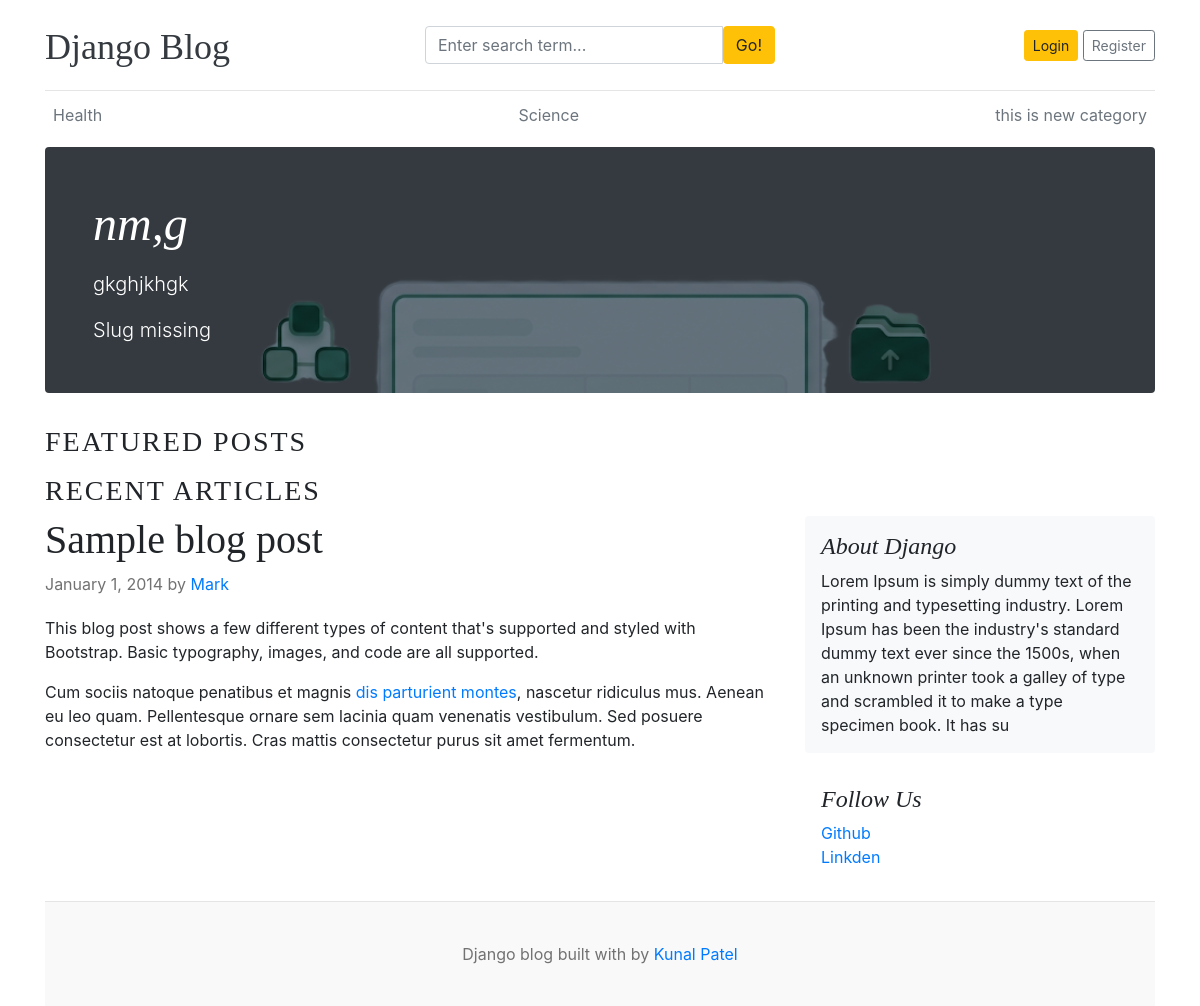
The page / on the database its author committed.
### blogs/models.py (models this page shows, shortened)
class Category(models.Model):
    category_name = models.CharField(max_length=50, unique=True)
    created_at = models.DateTimeField(auto_now_add=True)
    updated_at = models.DateTimeField(auto_now=True)
    class Meta:
        verbose_name_plural = 'categories'

class Blog(models.Model):
    title = models.CharField(max_length=100)
    slug = models.SlugField(max_length=150, unique=True, blank=True)
    category = models.ForeignKey(Category, on_delete=models.CASCADE)
    author = models.ForeignKey(User, on_delete=models.CASCADE)
    featured_image = models.ImageField(upload_to='uploads/%Y/%m/%d')
    short_description = models.TextField(max_length=500)
    blog_body = models.TextField(max_length=2000)
    status = models.CharField(max_length=20, choices=STATUS_CHOICES, default="Draft")
    is_featured = models.BooleanField(default=False)
    created_at = models.DateTimeField(auto_now_add=True)
    updated_at = models.DateTimeField(auto_now=True)

### assignments/models.py (models this page shows, shortened)
class About(models.Model):
    about_heading = models.CharField(max_length=25)
    about_description = models.TextField(max_length=255)
    created_at = models.DateTimeField(auto_now_add=True)
    updated_at = models.DateTimeField(auto_now=True)
    class Meta:
        verbose_name_plural = 'About'

class SocialLink(models.Model):
    platform = models.CharField(max_length=25)
    link = models.URLField(max_length=100)
    created_at = models.DateTimeField(auto_now_add=True)
    updated_at = models.DateTimeField(auto_now=True)

### blog_main/views.py (the view)
# urls.py: 2. Add a URL to urlpatterns:  path('', views.home, name='home')
def home(request):
    featured_posts = Blog.objects.filter(is_featured=True, status='Published').order_by('updated_at')
    posts = Blog.objects.filter(is_featured=False, status='Published')
    try:
        about = About.objects.get()
    except:
        about = None
    context = {
        'featured_posts':featured_posts,
        'posts': posts,
        'about': about,
    }
    return render(request, 'home.html', context)

### blogs/context_processors.py (called while the page is built)
def get_categories(request):
    categories = Category.objects.all()
    return dict(categories=categories)

def get_social_links(request):
    social_links  = SocialLink.objects.all()
    return dict(social_links=social_links)

### templates/home.html (shortened to what this page needs)
{% extends 'base.html' %}
{% block content %}
  {% for post in featured_posts %}
    {% if forloop.first %}
      <div class="jumbotron p-3 p-md-5 text-white rounded bg-dark"
           style="background-image: url({{ post.featured_image.url }});
                  background-blend-mode: overlay;
                  background-size: cover;">
        <div class="col-md-8 px-0">
          <h1 class="display-4 font-italic">{{ post.title }}</h1>
          <p class="lead my-3">{{ post.short_description | truncatewords:10 }}</p>
          <p class="lead mb-0">
            {% if post.slug %}
              <a href="{% url 'blogs' post.slug %}" class="text-white font-weight-bold">Continue reading...</a>
            {% else %}
              <span class="text-white">Slug missing</span>
            {% endif %}
          </p>
        </div>
      </div>
    {% endif %}
  {% endfor %}
  <h3 class="text-uppercase text working" style="letter-spacing: 2px;">Featured Posts</h3>
  <h3 class="text-uppercase text working" style="letter-spacing: 2px;">Recent Articles</h3>
  <main role="main" class="container p-0">
    <div class="row">
      <div class="col-md-8 blog-main">
        <div class="blog-post">
          <h2 class="blog-post-title">Sample blog post</h2>
          <p class="blog-post-meta">January 1, 2014 by <a href="#">Mark</a></p>
          <p>This blog post shows a few different types of content that's supported and styled with Bootstrap. Basic typography, images, and code are all supported.</p>
          <p>Cum sociis natoque penatibus et magnis <a href="#">dis parturient montes</a>, nascetur ridiculus mus. Aenean eu leo quam. Pellentesque ornare sem lacinia quam venenatis vestibulum. Sed posuere consectetur est at lobortis. Cras mattis consectetur purus sit amet fermentum.</p>
        </div>
      </div>
      <aside class="col-md-4 blog-sidebar">
        <div class="p-3 mb-3 bg-light rounded">
          <h4 class="font-italic">{{ about.about_heading }}</h4>
          <p class="mb-0">{{ about.about_description }}</p>
        </div>
        {% if social_links %}
        <div class="p-3">
          <h4 class="font-italic">Follow Us</h4>
          <ol class="list-unstyled">
            {% for i in social_links %}
            <li><a href="{{ i.link }}" target="_blank">{{ i.platform }}</a></li>
            {% endfor %}
          </ol>
        </div>
        {% endif %}
      </aside>
    </div>
  </main>
{% endblock %}

### templates/base.html (shortened to what this page needs)
{% load static %}
<!DOCTYPE html>
<html lang="en">
<head>
    <link href="https://getbootstrap.com/docs/4.0/dist/css/bootstrap.min.css" rel="stylesheet">
    <link href="{% static 'css/blog.css' %}" rel="stylesheet">
    <link rel="stylesheet" href="https://cdnjs.cloudflare.com/ajax/libs/font-awesome/4.7.0/css/font-awesome.min.css">
</head>
<body>
    <div class="container">
      <header class="blog-header py-3">
        <div class="row flex-nowrap justify-content-between align-items-center">
          <div class="col-4 pt-1">
            <a class="blog-header-logo text-dark" href="/">Django Blog</a>
          </div>
          <div class="col-4">
            <form action="{% url 'search' %}" method="GET">
                <div class="input-group">
                    <input class="form-control" type="text"  name="keyword" placeholder="Enter search term..." aria-label="Enter search term..." aria-describedby="button-search" />
                    <button type="submit" class="btn btn-warning" id="button-search" type="button">Go!</button>
                  </div>
            </form>
          </div>
        <div class="col-4 d-flex justify-content-end align-items-center">
    {% if not user.is_authenticated %}
    <a class="btn btn-sm btn-warning" href="{% url 'login' %}">Login</a> &nbsp;
    <a class="btn btn-sm btn-outline-secondary" href="{% url 'register' %}">Register</a>
    {% else %}
    <span><a href="{% url 'dashboard' %}">Dashboard</a></span>
    &emsp;
    <span><a href="{% url 'logout' %}">Logout</a></span>
    {% endif %}
</div>
        </div>
      </header>
      <div class="nav-scroller py-1 mb-2">
        <nav class="nav d-flex justify-content-between">
          {% for cat in categories %}
          <a class="p-2 text-muted" href="{% url 'posts_by_category' cat.id %}">{{ cat.category_name }}</a>
          {% endfor %}
        </nav>
      </div>
      {% block content %}
      {% endblock %}
    <footer class="blog-footer">
      <p>Django blog built with by <a href="#">Kunal Patel</a></p>
    </footer>
    </body>
</html>

### blog_main/static/css/blog.css (style rules this page uses)
.blog-header { border-bottom: 1px solid #e5e5e5; }
.blog-header-logo { font-family: "Playfair Display", Georgia, "Times New Roman", serif; font-size: 2.25rem; }
h1, h2, h3, h4, h5, h6 { font-family: "Playfair Display", Georgia, "Times New Roman", serif; }
.display-4 { font-size: 2.5rem; }
@media (min-width: 768px) { .display-4 { font-size: 3rem; } }
.blog-post { margin-bottom: 4rem; }
.blog-post-title { font-size: 2.5rem; }
.blog-post-meta { margin-bottom: 1.25rem; color: #727272; }
.blog-footer { padding: 2.5rem 0; color: #727272; text-align: center; background-color: #f9f9f9; border-top: .05rem solid #e5e5e5; }
.blog-footer p:last-child { margin-bottom: 0; }

### rows shown on the page
Category: category_name "Health"
Category: category_name "Science"
Category: category_name "this is new category"
Blog: featured_image (picture), title "nm,g", short_description "gkghjkhgk", slug "Slug missing"
About: about_heading "About Django", about_description "Lorem Ipsum is simply dummy text of the printing and typesetting industry. Lorem Ipsum has been the industry's standard dummy text ever since the 1500s, when an unknown printer took a galley of type and scrambled it to make a type specimen book. It has su"
SocialLink: platform "Github"
SocialLink: platform "Linkden"
